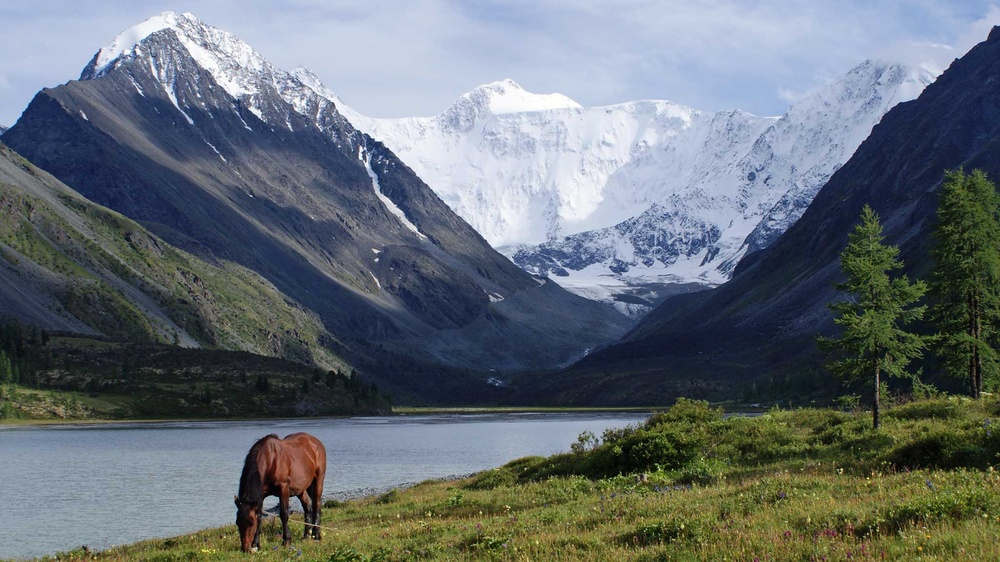
#> input picture resources/Gora-Beluha.jpg, 1000 x 562 px, shrunk from 2048 x 1152 before the run
$ jupyter execute bottom_boarder_flipped.ipynb
#> lines starting #> are read from the running program, lines starting #| are printed output that depends on the picture
[cell 1]
# отразить изображение по нижней границе
import cv2 as cv

image = cv.imread('resources/Gora-Beluha.jpg')
#> image is the input picture: shape (562, 1000, 3); mean B, G, R 116, 110.1, 101.9

flipped_image = cv.flip(image, -1)
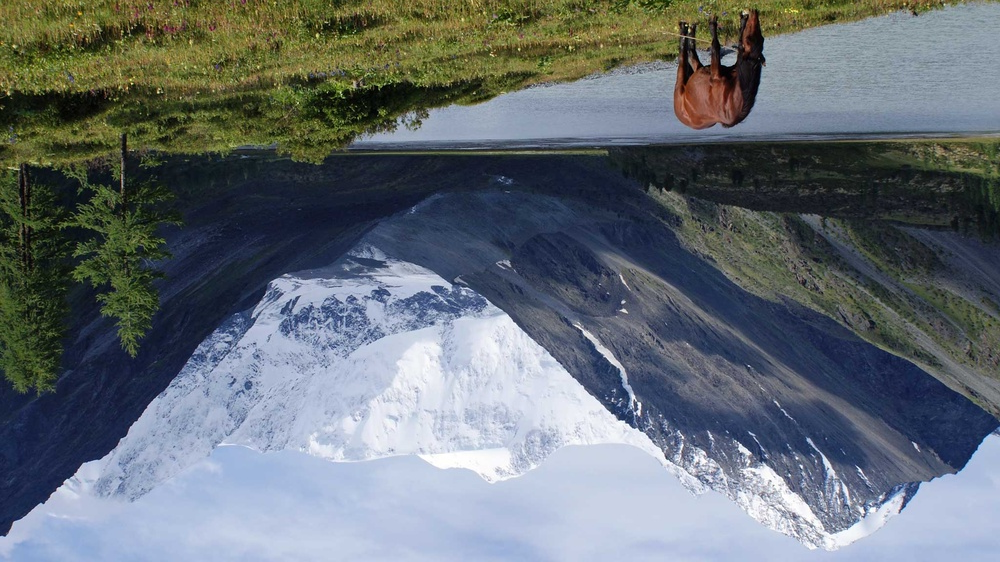
#> flipped_image: shape (562, 1000, 3); mean B, G, R 116, 110.1, 101.9

cv.imwrite('result/bottom_boarder_flipped.jpg', flipped_image)
#> Out = True
